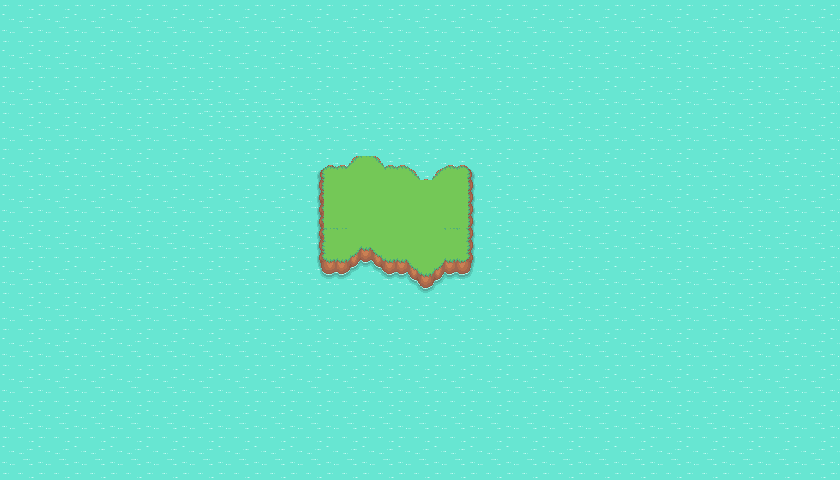

Rendered tile map (Tiled .tmx) drawn with the repository's tilesets; below, a short description and the map source with its tile grids summarised:
An orthogonal 70x40 tile map with 12x12 px tiles, 2 tile layers (Water, Water+Land).

<map version="1.8" tiledversion="1.8.2" orientation="orthogonal" renderorder="right-down" width="70" height="40" tilewidth="12" tileheight="12" infinite="0" nextlayerid="3" nextobjectid="1">
 <tileset firstgid="1" source="Pokemon Style Game.tsx" />
 <layer id="1" name="Water" width="70" height="40">
  <data>[2800 cells, 2800 non-empty, 9 distinct tile ids]</data>
 </layer>
 <layer id="2" name="Water+Land" width="70" height="40">
  <data>[2800 cells, 198 non-empty, 98 distinct tile ids]</data>
 </layer>
</map>
